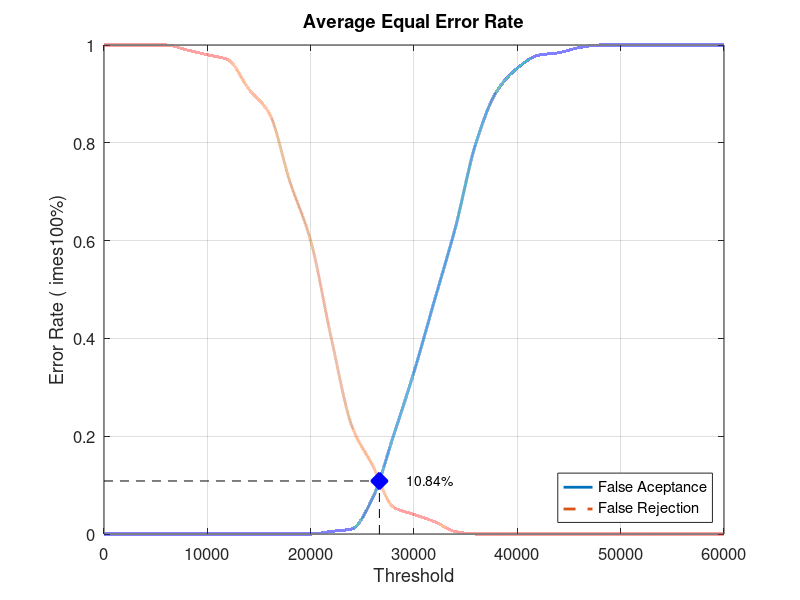
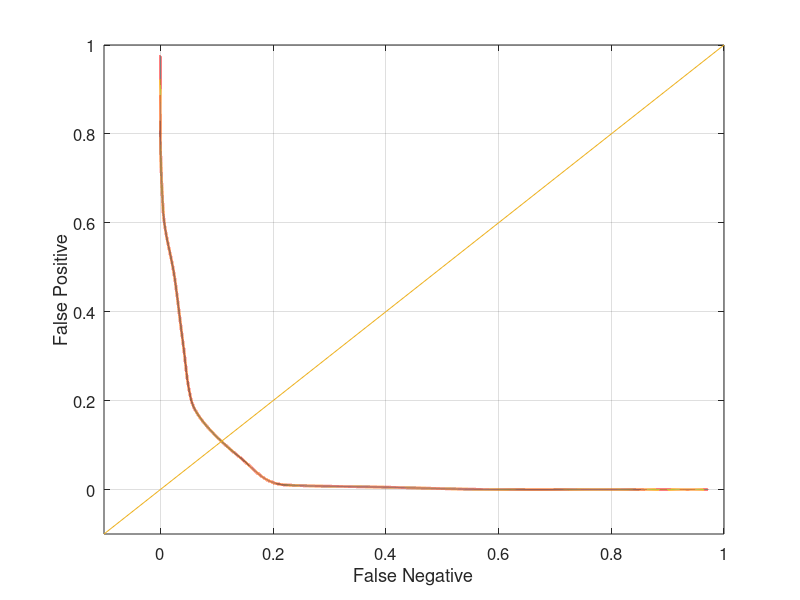

Reproduce these figures in MATLAB, in order.
close all;
clear;
clc;
x = 0:2000:60000;
xq = 0:0.5:60000;

y0 = [0 0 0 0 0 0 0 0 0 0 0 0.00526316 0.0105263 0.0736842 0.2 0.331579 0.478947 0.626316 0.8 0.905263 0.952632 0.978947 0.984211 0.994737 1 1 1 1 1 1 1]
yy0 = interp1(x, y0, xq, 'pchip');
y1 = [1 1 1 1 0.99 0.98 0.97 0.91 0.86 0.72 0.6 0.4 0.22 0.14 0.055 0.04 0.025 0.005 0 0 0 0 0 0 0 0 0 0 0 0 0]
yy1 = interp1(x, y1, xq, 'pchip');

% Calculating EER: 
y2 = abs(y0 - y1);
find(y2 == min(y2))
yy2 = abs(yy0 - yy1);
xEER = find(yy2 == min(yy2));
xEERIndex = xq(xEER) % X-axis EER
yEER = yy0(xEER) % Y-axis EER

main = figure
plot(xq, yy0,'-','LineWidth', 2);	hold on
plot(xq, yy1,'--','LineWidth', 2);	hold on
plot([xEERIndex xEERIndex], [0 yEER], 'k--');	hold on
plot([0 xEERIndex], [yEER yEER], 'k--');	hold on
plot(xEERIndex, yEER, 'bx', 'LineWidth', 10);	hold on
text(xEERIndex + 10 * xEERIndex / 100, yEER, [num2str(round((10000 * yEER)) / 100) '%'])
legend('False Aceptance', 'False Rejection', 'Location', 'SouthEast')
xlabel('Threshold')
ylabel('Error Rate (	imes100%)')
title('Average Equal Error Rate')
set(gca, 'FontSize', 12)
axis([0 60000 0 1])
grid on

print(main, 'Database1_4Main', '-dpng');
FNRxFPR = figure('Color', [1 1 1]);
plot(yy1, yy0, '-', yy1, yy0, 'LineWidth', 2);
hold on
y = -0.1:0.1:1
plot(y, y); 
set(gca, 'FontSize', 12)
xlabel('False Negative')
ylabel('False Positive')
axis([-0.1 1 -0.1 1])
set(gca, 'FontSize', 12)
grid on

print(FNRxFPR, 'Database1_4FNRxFPR','-dpng');
